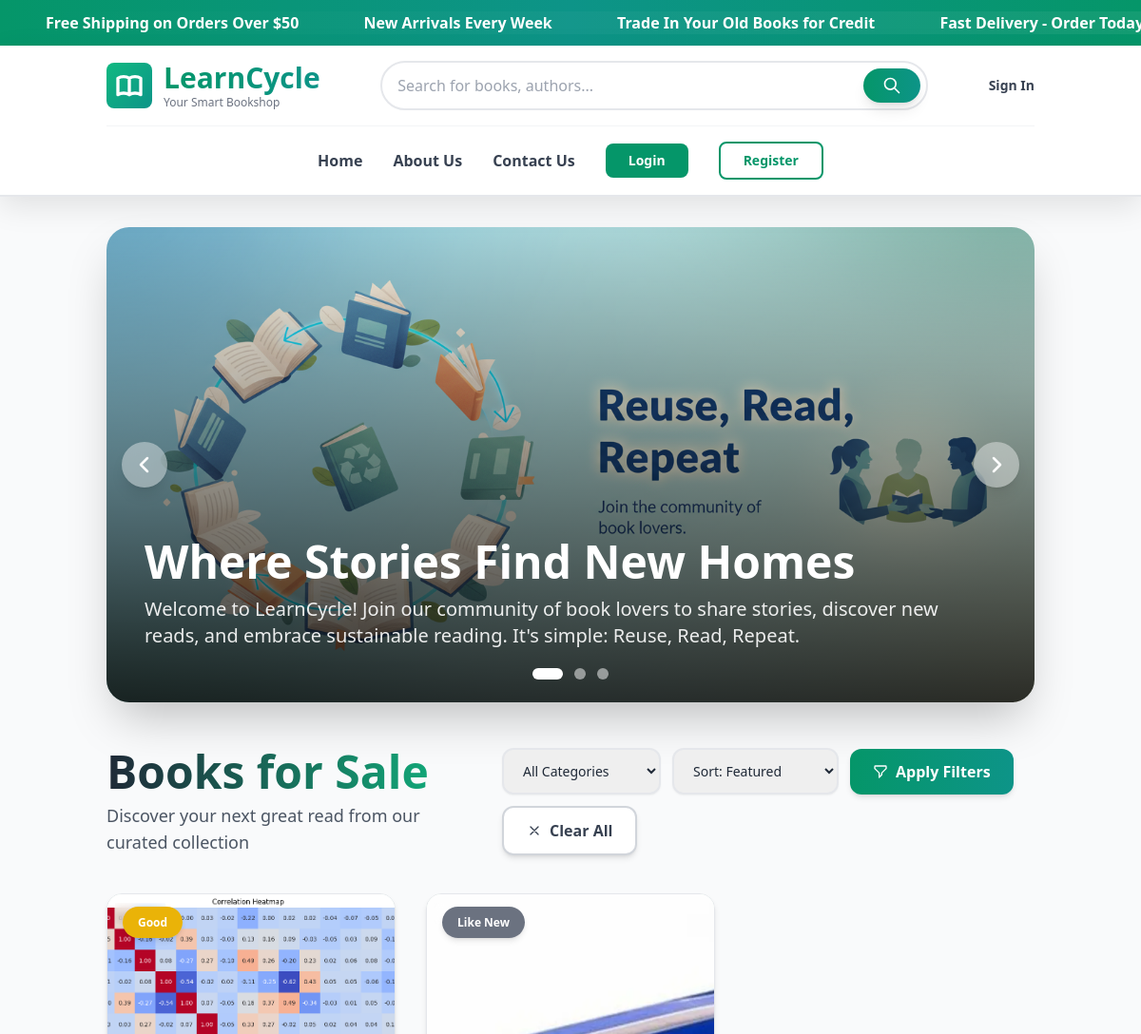
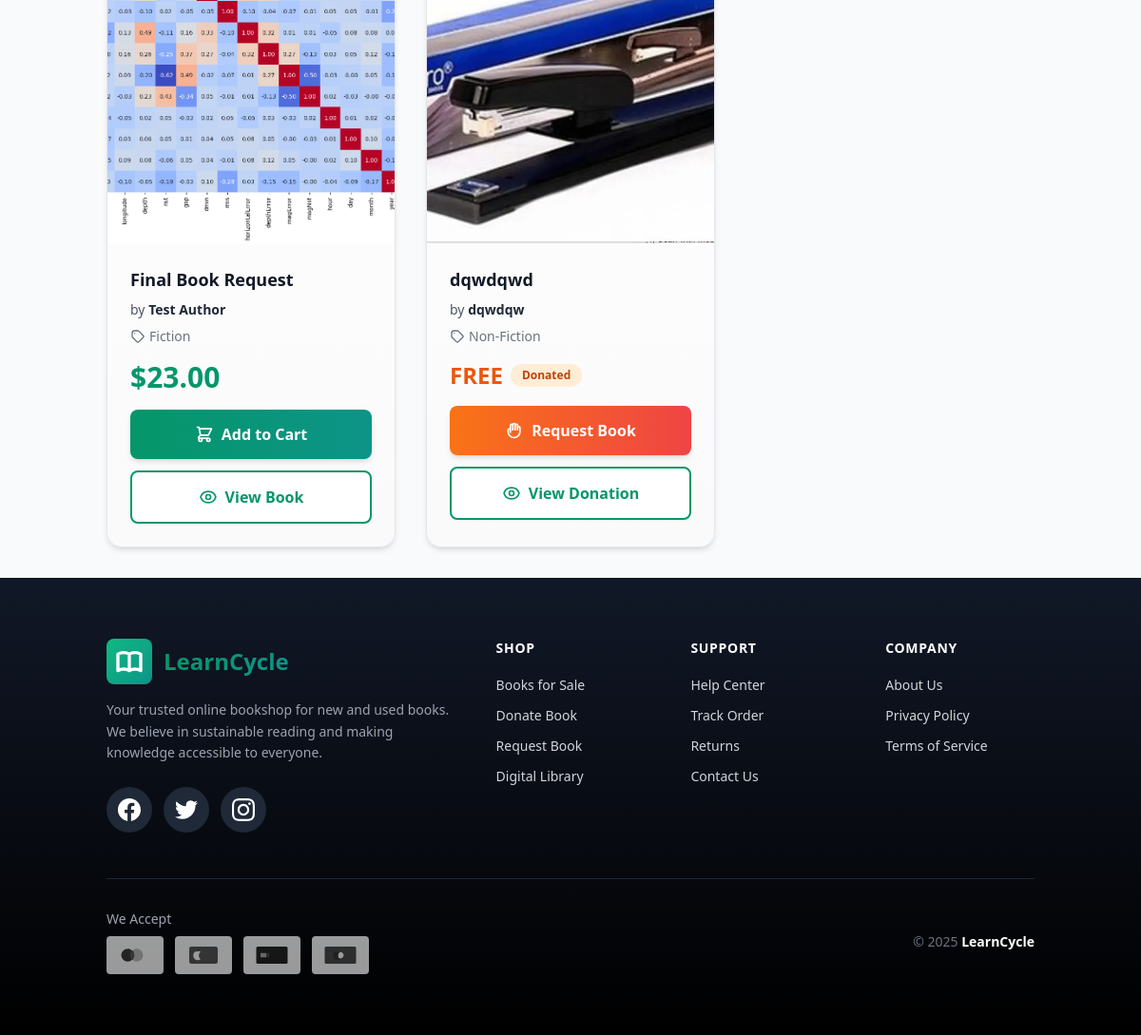
The page / on the database its author committed (2 pictures, top to bottom).
### books/models.py (models this page shows, shortened)
class BannerSlide(models.Model):
    MEDIA_TYPE_CHOICES = [
        ('image', 'Image'),
        ('video', 'Video'),
    ]
    title = models.CharField(max_length=200, blank=True, help_text="Optional title for the slide")
    description = models.TextField(blank=True, help_text="Optional description")
    media_type = models.CharField(max_length=10, choices=MEDIA_TYPE_CHOICES, default='image')
    image = models.ImageField(upload_to='banners/images/', blank=True, null=True)
    video = models.FileField(upload_to='banners/videos/', blank=True, null=True)
    link_url = models.URLField(blank=True, help_text="Optional URL to link to")
    order = models.IntegerField(default=0, help_text="Order of display (lower numbers first)")
    is_active = models.BooleanField(default=True)
    created_at = models.DateTimeField(auto_now_add=True)
    class Meta:
        ordering = ['order', '-created_at']
        verbose_name = 'Banner Slide'
        verbose_name_plural = 'Banner Slides'

class Book(models.Model):
    CONDITION_CHOICES = [
        ('new', 'New'),
        ('like_new', 'Like New'),
        ('good', 'Good'),
        ('fair', 'Fair'),
    ]
    title = models.CharField(max_length=200)
    author = models.CharField(max_length=200)
    price = models.DecimalField(max_digits=10, decimal_places=2)
    condition = models.CharField(max_length=20, choices=CONDITION_CHOICES)
    description = models.TextField()
    category = models.ForeignKey(Category, on_delete=models.CASCADE)
    seller = models.ForeignKey(User, on_delete=models.CASCADE)
    is_available = models.BooleanField(default=True)
    created_at = models.DateTimeField(auto_now_add=True)
    image = models.ImageField(upload_to='books/', blank=True)
    quantity = models.PositiveIntegerField(default=1)
    class Meta:
        indexes = [
            models.Index(fields=['category', 'is_available']),
        ]

class Category(models.Model):
    name = models.CharField(max_length=100)

### donations/models.py (models this page shows, shortened)
class Donation(models.Model):
    STATUS_CHOICES = [
        ('pending', 'Pending'),
        ('approved', 'Approved'),
        ('requested', 'Requested'),   # New status
        ('handover_confirmed', 'Handover Confirmed'), # New status
        ('received', 'Received'),     # New status
        ('rejected', 'Rejected'),
    ]
    user = models.ForeignKey(User, on_delete=models.CASCADE)
    title = models.CharField(max_length=200)
    author = models.CharField(max_length=200)
    category = models.ForeignKey(Category, on_delete=models.CASCADE)
    condition = models.CharField(max_length=20, choices=[
        ('new', 'New'),
        ('like_new', 'Like New'),
        ('good', 'Good'),
        ('fair', 'Fair'),
    ])
    description = models.TextField()
    image = models.ImageField(upload_to='donations/', blank=True, null=True)
    status = models.CharField(max_length=20, choices=STATUS_CHOICES, default='pending')
    created_at = models.DateTimeField(auto_now_add=True)
    @property
    def price(self):
        return None  # Donated books are free

### books/views.py (the view, shortened to what this page needs)
# urls.py: path('', views.book_list, name='book_list'),
def book_list(request):
    categories = Category.objects.all()
    banners = BannerSlide.objects.filter(is_active=True).order_by('order')  # ✅ Fetch banners
    books = Book.objects.filter(is_available=True)
    approved_donations = Donation.objects.filter(status='approved').select_related('category', 'user')
    all_books = list(books) + list(approved_donations)
    query = request.GET.get('q')
    category_id = request.GET.get('category')
    if category_id and category_id.isdigit():
        books = books.filter(category_id=category_id)
        approved_donations = approved_donations.filter(category_id=category_id)
        all_books = list(books) + list(approved_donations)
    sort = request.GET.get('sort')
    return render(request, 'books/list.html', {
        'books': all_books,
        'categories': categories,
        'banners': banners,  # ✅ Pass to template
        'selected_category': int(category_id) if category_id and category_id.isdigit() else None,
        'selected_sort': sort,
        'query': query,
    })

### templates/books/list.html (shortened to what this page needs)
{% extends 'base.html' %}
{% block content %}
<div class="max-w-7xl mx-auto">
    {% if banners %}
    <div class="mb-12 animate-slideUp relative overflow-hidden rounded-3xl shadow-2xl">
        <div class="relative h-64 md:h-96 lg:h-[500px]" id="bannerSlider">
            {% for banner in banners %}
            <div class="banner-slide absolute inset-0 transition-opacity duration-700 ease-in-out {% if forloop.first %}opacity-100{% else %}opacity-0{% endif %}" data-slide="{{ forloop.counter0 }}">
                {% if banner.title or banner.description %}
                <div class="absolute bottom-0 left-0 right-0 p-6 md:p-10 text-white">
                    <h2 class="text-3xl md:text-5xl font-black mb-3">{{ banner.title }}</h2>
                    <p class="text-lg md:text-xl mb-4 opacity-90">{{ banner.description }}</p>
                </div>
                {% endif %}
            </div>
            {% endfor %}
        </div>
        {% if banners|length > 1 %}
        <button onclick="prevSlide()" class="absolute left-4 top-1/2 -translate-y-1/2 bg-white/40 hover:bg-white/60 backdrop-blur-md p-3 rounded-full text-white shadow-lg transition-all duration-300">
            <svg class="w-6 h-6" fill="none" stroke="currentColor" viewBox="0 0 24 24"><path stroke-linecap="round" stroke-linejoin="round" stroke-width="2.5" d="M15 19l-7-7 7-7"/></svg>
        </button>
        <button onclick="nextSlide()" class="absolute right-4 top-1/2 -translate-y-1/2 bg-white/40 hover:bg-white/60 backdrop-blur-md p-3 rounded-full text-white shadow-lg transition-all duration-300">
            <svg class="w-6 h-6" fill="none" stroke="currentColor" viewBox="0 0 24 24"><path stroke-linecap="round" stroke-linejoin="round" stroke-width="2.5" d="M9 5l7 7-7 7"/></svg>
        </button>
        <div class="absolute bottom-6 left-1/2 -translate-x-1/2 flex gap-3 z-10">
            {% for banner in banners %}
            <button onclick="goToSlide({{ forloop.counter0 }})" class="dot w-3 h-3 rounded-full transition-all duration-300 {% if forloop.first %}bg-white w-8{% else %}bg-white/50{% endif %}" data-dot="{{ forloop.counter0 }}"></button>
            {% endfor %}
        </div>
        {% endif %}
    </div>
    {% endif %}
    <div class="mb-10 animate-slideUp">
        <div class="flex flex-col md:flex-row justify-between items-start md:items-center gap-6">
            <div>
                <h2 class="text-4xl md:text-5xl font-black header-title mb-2">Books for Sale</h2>
                <p class="text-gray-600 text-lg">Discover your next great read from our curated collection</p>
            </div>
            <form method="GET" action="{% url 'books:book_list' %}" class="flex flex-wrap gap-3 items-center">
                <select name="category" onchange="this.form.submit()" class="px-4 py-3 border-2 border-gray-200 rounded-xl focus:border-emerald-500 focus:ring-2 focus:ring-emerald-200 transition text-sm font-medium shadow-sm hover:border-gray-300">
                    <option value="">All Categories</option>
                </select>
                <select name="sort" onchange="this.form.submit()" class="px-4 py-3 border-2 border-gray-200 rounded-xl focus:border-emerald-500 focus:ring-2 focus:ring-emerald-200 transition text-sm font-medium shadow-sm hover:border-gray-300">
                    <option value="">Sort: Featured</option>
                </select>
                <button type="submit" class="px-6 py-3 bg-gradient-to-r from-emerald-600 to-teal-600 text-white rounded-xl font-semibold shadow-md hover:shadow-xl hover:scale-[1.02] transition-all duration-300 flex items-center gap-2">
                    <svg class="w-4 h-4" fill="none" stroke="currentColor" viewBox="0 0 24 24"><path stroke-linecap="round" stroke-linejoin="round" stroke-width="2" d="M3 4a1 1 0 011-1h16a1 1 0 011 1v2.586a1 1 0 01-.293.707l-6.414 6.414a1 1 0 00-.293.707V17l-4 4v-6.586a1 1 0 00-.293-.707L3.293 7.293A1 1 0 013 6.586V4z"/></svg>
                    Apply Filters
                </button>
                <button type="button" onclick="window.location.href='{% url 'books:book_list' %}'" class="px-6 py-3 bg-white border-2 border-gray-300 text-gray-700 rounded-xl font-semibold shadow-md hover:shadow-xl hover:bg-gray-50 hover:border-gray-400 transition-all duration-300 flex items-center gap-2">
                    <svg class="w-4 h-4" fill="none" stroke="currentColor" viewBox="0 0 24 24"><path stroke-linecap="round" stroke-linejoin="round" stroke-width="2" d="M6 18L18 6M6 6l12 12"/></svg>
                    Clear All
                </button>
            </form>
        </div>
    </div>
    {% if books %}
    <div class="grid grid-cols-1 min-[480px]:grid-cols-2 lg:grid-cols-3 xl:grid-cols-4 gap-8">
        {% for book in books %}
        <div class="book-card bg-white rounded-2xl shadow-md hover:shadow-2xl border border-gray-200 overflow-hidden group relative">
            <div class="relative book-image aspect-[3/4] bg-gradient-to-br from-gray-50 to-gray-100">
                {% if book.image %}
                    <img src="{{ book.image.url }}" alt="{{ book.title }}" class="w-full h-full object-cover">
                {% endif %}
                <div class="absolute top-4 left-4">
                    <span class="px-4 py-2 text-xs font-bold rounded-full shadow-md backdrop-blur-sm
                        {% if book.condition == 'new' %}bg-emerald-500 text-white
                        {% elif book.condition == 'good' %}bg-yellow-500 text-white
                        {% else %}bg-gray-500 text-white{% endif %}">
                        {{ book.get_condition_display }}
                    </span>
                </div>
            </div>
            <div class="p-6">
                <h3 class="font-bold text-lg text-gray-900 mb-2 line-clamp-2 hover:text-emerald-600 transition-colors duration-300">{{ book.title }}</h3>
                <p class="text-sm text-gray-600 mb-2">by <strong class="text-gray-800">{{ book.author }}</strong></p>
                <p class="text-sm text-gray-500 mb-3">
                    <span class="inline-flex items-center gap-1">
                        <svg class="w-4 h-4" fill="none" stroke="currentColor" viewBox="0 0 24 24"><path stroke-linecap="round" stroke-linejoin="round" stroke-width="2" d="M7 7h.01M7 3h5c.512 0 1.024.195 1.414.586l7 7a2 2 0 010 2.828l-7 7a2 2 0 01-2.828 0l-7-7A1.994 1.994 0 013 12V7a4 4 0 014-4z"/></svg>
                        {{ book.category.name }}
                    </span>
                </p>
                {% if book.price is None %}
                    <p class="text-2xl font-black text-orange-600 mb-4 flex items-center gap-2">
                        FREE
                        <span class="bg-orange-100 text-orange-700 px-3 py-1 text-xs font-bold rounded-full">Donated</span>
                    </p>
                {% else %}
                    <p class="text-3xl font-black text-emerald-600 mb-4">${{ book.price }}</p>
                {% endif %}
                <div class="flex flex-col gap-3">
                    {% if book.price is not None %}
                        <form method="POST" action="{% url 'cart:cart_add' book.id %}" class="w-full">
                            <button type="submit" class="w-full bg-gradient-to-r from-emerald-600 to-teal-600 hover:from-emerald-700 hover:to-teal-700
                  text-white py-3.5 rounded-lg font-semibold shadow-md hover:shadow-lg transform hover:scale-[1.02] transition-all duration-300 flex items-center justify-center gap-2">
                                <svg class="w-5 h-5" fill="none" stroke="currentColor" viewBox="0 0 24 24"><path stroke-linecap="round" stroke-linejoin="round" stroke-width="2" d="M3 3h2l.4 2M7 13h10l4-8H5.4M7 13L5.4 5M7 13l-2.293 2.293c-.63.63-.184 1.707.707 1.707H17m0 0a2 2 0 100 4 2 2 0 000-4zm-8 2a2 2 0 11-4 0 2 2 0 014 0z"/></svg>
                                Add to Cart
                            </button>
                        </form>
                    {% else %}
                        <a href="{% url 'donations:request_donated_book' book.id %}" class="w-full bg-gradient-to-r from-orange-500 to-red-500 hover:from-orange-600 hover:to-red-600 text-white py-3.5 rounded-lg font-semibold shadow-md hover:shadow-lg transform hover:scale-[1.02] transition-all duration-300 flex items-center justify-center gap-2">
                            Request Book
                        </a>
                    {% endif %}
                    {% if book.price is None %}
                        <a href="{% url 'books:donation_book_detail' book.id %}"
                        class="w-full bg-white border-2 border-emerald-600 text-emerald-600 py-3.5 rounded-lg font-semibold hover:bg-emerald-50 hover:border-emerald-700 transition-all duration-300 flex items-center justify-center gap-2">
                            View Donation
                        </a>
                    {% else %}
                        <a href="{% url 'books:book_detail' book.id %}"
                        class="w-full bg-white border-2 border-emerald-600 text-emerald-600 py-3.5 rounded-lg font-semibold hover:bg-emerald-50 hover:border-emerald-700 transition-all duration-300 flex items-center justify-center gap-2">
                            View Book
                        </a>
                    {% endif %}
                </div>
            </div>
        </div>
        {% endfor %}
    </div>
    {% endif %}
</div>
{% endblock %}

### templates/books/list.html (style rules this page uses)
.animate-slideUp { animation: slideUp 0.6s ease-out forwards; }
.header-title { background: linear-gradient(90deg, #1f2937, #10b981, #14b8a6, #1f2937); background-size: 300% 100%; animation: gradient-shift 8s ease infinite; -webkit-background-clip: text; -webkit-text-fill-color: transparent; background-clip: text; }
.book-card { animation: fadeIn 0.6s ease-out forwards; opacity: 0; transition: all 0.4s cubic-bezier(0.23, 1, 0.32, 1); background: linear-gradient(to bottom, #ffffff, #fafafa); }
.book-image { position: relative; overflow: hidden; background: linear-gradient(135deg, #f0fdf4, #f0fdf4); }
.book-image img { transition: all 0.6s cubic-bezier(0.23, 1, 0.32, 1); }

### rows shown on the page
Book: image (picture), condition "Good", title "Final Book Request", author "Test Author", category.name "Fiction", price "23.00", shows "Add to Cart", shows "View Book"
Donation: image (picture), condition "Like New", title "dqwdqwd", author "dqwdqw", category.name "Non-Fiction", shows "FREE", shows "Request Book", shows "View Donation"
